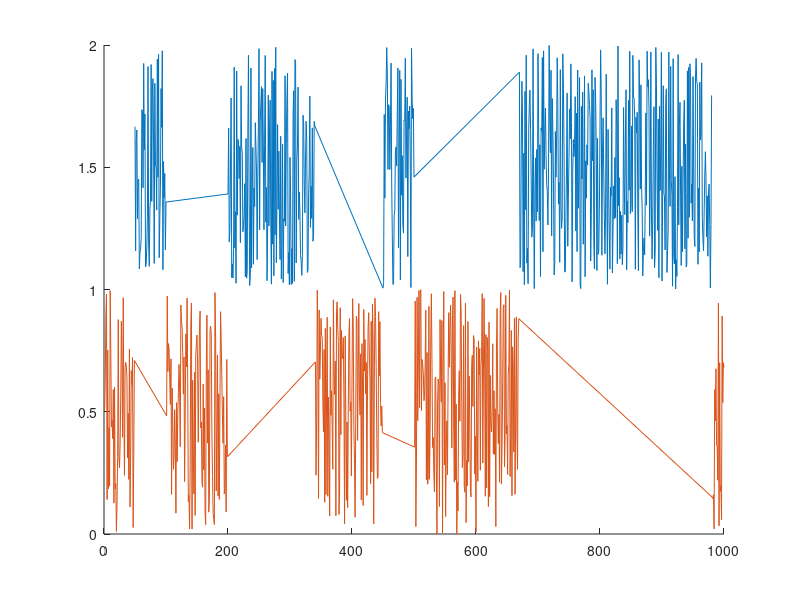

The MATLAB source for this figure:
indices = 1:1000;
data = zeros(size(indices));

% some regions of data
region1 = [50:100 200:340 450:500 670:980];
region2 = setdiff(indices, region1);

% generating random data
data(region1) = rand(size(region1)) + 1;
data(region2) = rand(size(region2));


figure(1);
cla(gca);
hold on;
plot(region1, data(region1));
plot(region2, data(region2));
hold off;